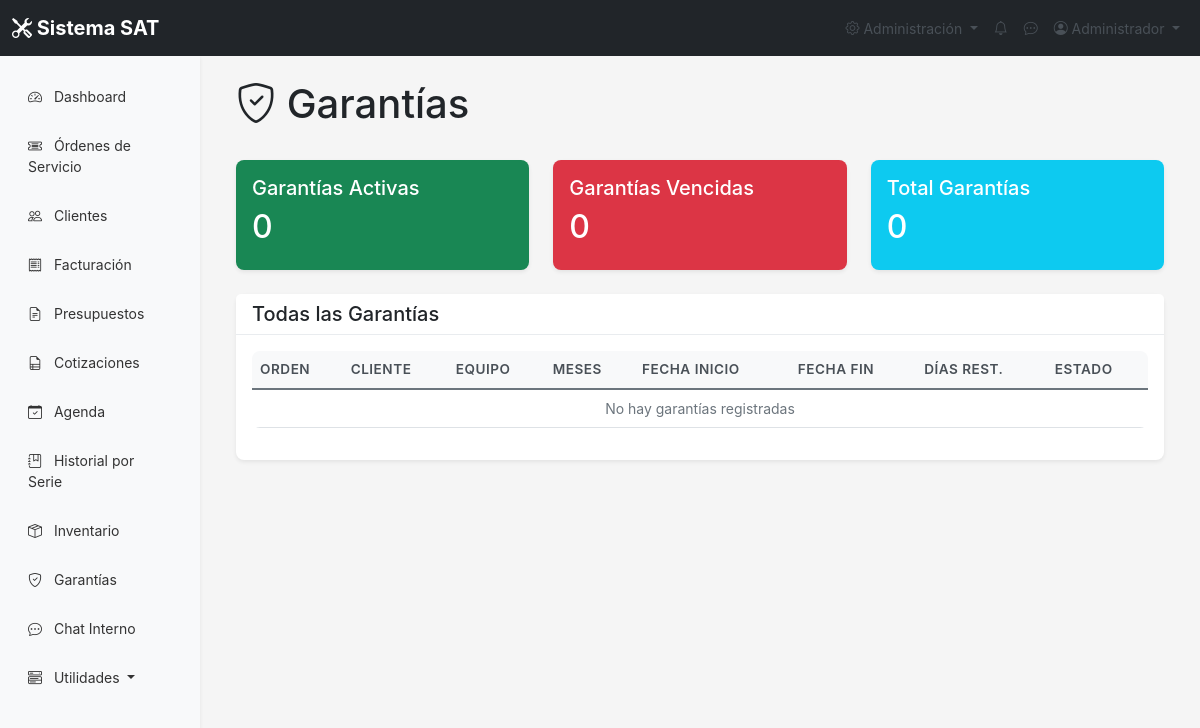
Before: /garantias/listar.php (signed in) with the older database file.
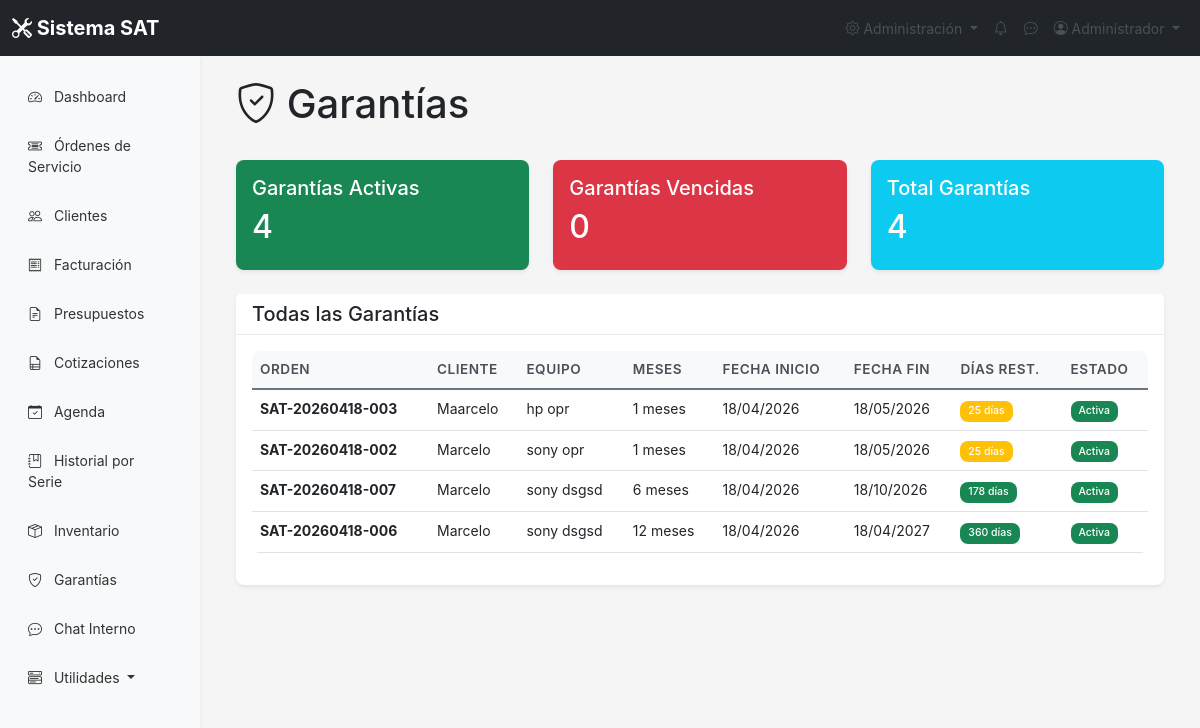
After: the same page with the newer database file.
### tables this page shows
CREATE TABLE IF NOT EXISTS `garantias` (
  `id` int NOT NULL AUTO_INCREMENT,
  `orden_id` int NOT NULL,
  `meses` int NOT NULL DEFAULT '3',
  `fecha_inicio` date NOT NULL,
  `fecha_fin` date NOT NULL,
  `descripcion` text,
  `estado` enum('activa','vencida','usada') DEFAULT 'activa',
  PRIMARY KEY (`id`),
  KEY `orden_id` (`orden_id`)
);

CREATE TABLE IF NOT EXISTS `ordenes_servicio` (
  `id` int NOT NULL AUTO_INCREMENT,
  `codigo` varchar(20) NOT NULL,
  `equipo_id` int NOT NULL,
  `tecnico_id` int DEFAULT NULL,
  `cliente_id` int NOT NULL,
  `estado` enum('recibido','en_diagnostico','en_reparacion','esperando_repuestos','reparado','entregado','cancelado') DEFAULT 'recibido',
  `prioridad` enum('baja','normal','alta','urgente') DEFAULT 'normal',
  `diagnostico` text,
  `solucion` text,
  `observaciones` text,
  `fecha_ingreso` datetime DEFAULT CURRENT_TIMESTAMP,
  `fecha_diagnostico` datetime DEFAULT NULL,
  `fecha_reparacion` datetime DEFAULT NULL,
  `fecha_entrega` datetime DEFAULT NULL,
  `tiempo_estimado` int DEFAULT NULL,
  `costo_diagnostico` decimal(10,2) DEFAULT '0.00',
  `costo_reparacion` decimal(10,2) DEFAULT '0.00',
  `costo_total` decimal(10,2) DEFAULT '0.00',
  `nota_cliente` text,
  `estado_orden` enum('abierta','cerrada','cancelada') DEFAULT 'abierta',
  `sucursal_id` int DEFAULT NULL,
  PRIMARY KEY (`id`),
  UNIQUE KEY `codigo` (`codigo`),
  KEY `equipo_id` (`equipo_id`),
  KEY `tecnico_id` (`tecnico_id`),
  KEY `cliente_id` (`cliente_id`)
);

CREATE TABLE IF NOT EXISTS `clientes` (
  `id` int NOT NULL AUTO_INCREMENT,
  `nombre` varchar(100) NOT NULL,
  `email` varchar(100) DEFAULT NULL,
  `telefono` varchar(20) NOT NULL,
  `direccion` text,
  `dni` varchar(20) DEFAULT NULL,
  `fecha_registro` timestamp NULL DEFAULT CURRENT_TIMESTAMP,
  `estado` enum('activo','inactivo') DEFAULT 'activo',
  `sucursal_id` int DEFAULT NULL,
  PRIMARY KEY (`id`)
);

CREATE TABLE IF NOT EXISTS `equipos` (
  `id` int NOT NULL AUTO_INCREMENT,
  `cliente_id` int NOT NULL,
  `marca` varchar(50) NOT NULL,
  `modelo` varchar(100) DEFAULT NULL,
  `serie` varchar(100) DEFAULT NULL,
  `tipo_equipo` enum('notebook','desktop','all-in-one','monitor','otro') DEFAULT 'notebook',
  `diagnostico_inicial` text,
  `passwordBIOS` varchar(50) DEFAULT NULL,
  `passwordSO` varchar(50) DEFAULT NULL,
  `accesorios` text,
  `estado_equipo` enum('bueno','regular','malo') DEFAULT 'regular',
  `fecha_ingreso` date DEFAULT NULL,
  `foto_equipo` varchar(255) DEFAULT NULL,
  `estado` enum('activo','retirado','dado_de_baja') DEFAULT 'activo',
  PRIMARY KEY (`id`),
  KEY `cliente_id` (`cliente_id`)
);

### garantias/listar.php (the view, shortened to what the changed rows need)
<?php
require_once '../include/header.php';
$sql = "SELECT g.*, o.codigo as orden_codigo, e.marca, e.modelo, c.nombre as cliente_nombre,
        DATEDIFF(g.fecha_fin, CURDATE()) as dias_restantes
        FROM garantias g
        JOIN ordenes_servicio o ON g.orden_id = o.id
        LEFT JOIN equipos e ON o.equipo_id = e.id
        LEFT JOIN clientes c ON o.cliente_id = c.id
        ORDER BY g.fecha_fin ASC";
$garantias = $conn->query($sql);
$vencidas = $conn->query("SELECT g.*, o.codigo as orden_codigo, c.nombre as cliente_nombre
                          FROM garantias g
                          JOIN ordenes_servicio o ON g.orden_id = o.id
                          LEFT JOIN clientes c ON o.cliente_id = c.id
                          WHERE g.estado = 'vencida' ORDER BY g.fecha_fin DESC");
$activas = $conn->query("SELECT g.*, o.codigo as orden_codigo, c.nombre as cliente_nombre,
                         DATEDIFF(g.fecha_fin, CURDATE()) as dias_restantes
                         FROM garantias g
                         JOIN ordenes_servicio o ON g.orden_id = o.id
                         LEFT JOIN clientes c ON o.cliente_id = c.id
                         WHERE g.estado = 'activa' AND g.fecha_fin >= CURDATE()
                         ORDER BY g.fecha_fin ASC");
?>
<div class="container-fluid">
    <div class="d-flex justify-content-between align-items-center mb-4">
        <h1><i class="bi bi-shield-check"></i> Garantías</h1>
    </div>
    <div class="row mb-4">
        <div class="col-md-4">
            <div class="card text-white bg-success">
                <div class="card-body">
                    <h5 class="card-title">Garantías Activas</h5>
                    <h2><?= $activas->num_rows ?></h2>
                </div>
            </div>
        </div>
        <div class="col-md-4">
            <div class="card text-white bg-danger">
                <div class="card-body">
                    <h2><?= $vencidas->num_rows ?></h2>
                </div>
            </div>
        </div>
        <div class="col-md-4">
            <div class="card text-white bg-info">
                <div class="card-body">
                    <h5 class="card-title">Total Garantías</h5>
                    <h2><?= $garantias->num_rows ?></h2>
                </div>
            </div>
        </div>
    </div>
    <div class="card">
        <div class="card-body">
            <div class="table-responsive">
                <table class="table table-hover">
                    <thead>
                        <tr>
                            <th>Orden</th>
                            <th>Cliente</th>
                            <th>Equipo</th>
                            <th>Meses</th>
                            <th>Fecha Inicio</th>
                            <th>Fecha Fin</th>
                            <th>Días Rest.</th>
                            <th>Estado</th>
                        </tr>
                    </thead>
                    <tbody>
                        <?php while ($g = $garantias->fetch_assoc()):
                            $dias = $g['dias_restantes'] ?? 0;
                            $estado = $g['estado'];
                        ?>
                        <tr>
                            <td><strong><?= $g['orden_codigo'] ?></strong></td>
                            <td><?= htmlspecialchars($g['cliente_nombre']) ?></td>
                            <td><?= htmlspecialchars(($g['marca'] ?? '') . ' ' . ($g['modelo'] ?? '')) ?></td>
                            <td><?= $g['meses'] ?> meses</td>
                            <td><?= date('d/m/Y', strtotime($g['fecha_inicio'])) ?></td>
                            <td><?= date('d/m/Y', strtotime($g['fecha_fin'])) ?></td>
                            <td>
                                <?php if ($estado === 'activa'): ?>
                                    <?php if ($dias <= 30): ?>
                                        <span class="badge bg-warning"><?= $dias ?> días</span>
                                    <?php else: ?>
                                        <span class="badge bg-success"><?= $dias ?> días</span>
                                    <?php endif; ?>
                                <?php else: ?>
                                    -
                                <?php endif; ?>
                            </td>
                            <td>
                                <?php
                                $badgeClass = match($estado) {
                                    'activa' => 'success',
                                    'vencida' => 'danger',
                                    'usada' => 'secondary',
                                    default => 'secondary'
                                };
                                ?>
                                <span class="badge bg-<?= $badgeClass ?>"><?= ucfirst($estado) ?></span>
                            </td>
                        </tr>
                        <?php endwhile; ?>
                        <?php if ($garantias->num_rows == 0): ?>
                        <tr>
                            <td colspan="8" class="text-center text-muted">No hay garantías registradas</td>
                        </tr>
                        <?php endif; ?>
                    </tbody>
                </table>
            </div>
        </div>
    </div>
</div>
<?php require_once '../include/footer.php'; ?>

Changed rows visible on the page:
added garantias: ordenes_servicio.codigo "SAT-20260418-003", clientes.nombre "Maarcelo", equipos.marca+modelo "hp opr", meses "1", fecha_inicio "18/04/2026", fecha_fin "18/05/2026", dias "25", estado "Activa"
added garantias: ordenes_servicio.codigo "SAT-20260418-002", clientes.nombre "Marcelo", equipos.marca+modelo "sony opr", meses "1", fecha_inicio "18/04/2026", fecha_fin "18/05/2026", dias "25", estado "Activa"
added garantias: ordenes_servicio.codigo "SAT-20260418-007", clientes.nombre "Marcelo", equipos.marca+modelo "sony dsgsd", meses "6", fecha_inicio "18/04/2026", fecha_fin "18/10/2026", dias "178", estado "Activa"
added garantias: ordenes_servicio.codigo "SAT-20260418-006", clientes.nombre "Marcelo", equipos.marca+modelo "sony dsgsd", meses "12", fecha_inicio "18/04/2026", fecha_fin "18/04/2027", dias "360", estado "Activa"
Other visible differences:
$activas->num_rows: "0" → "4"
$garantias->num_rows: "0" → "4"
text no longer shown: "No hay garantías registradas"
